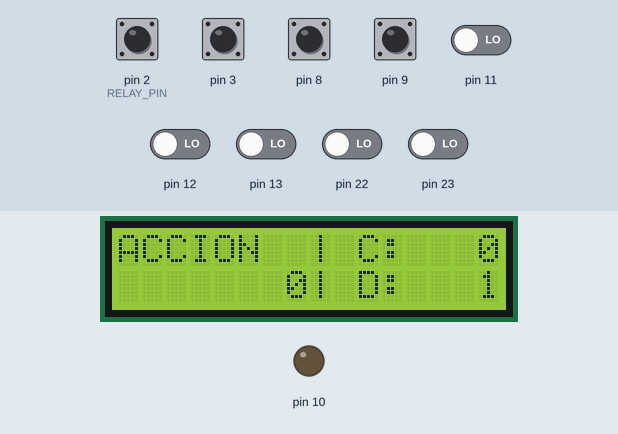
Simulated run of this program. Board: Arduino Pro Mini, built with avr-gcc and run on an emulated ATmega328P. Shown: 16×2 character LCD, output pins drawn as LEDs (lit = HIGH). The test bench sets the inputs (shaded band); at power-on: pin 2 (RELAY_PIN), pin 3, pin 8, pin 9 HIGH, pin 11–13, pin 22, pin 23 LOW. EEPROM starts erased.

Above: at 1.2 s.
1.3 s: pin 3 pulled LOW for 0.15 s
At 1.8 s:
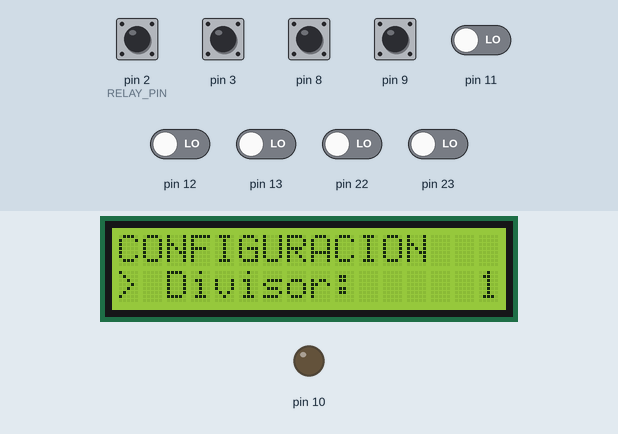
2.9 s: pin 2 (RELAY_PIN) pulled LOW for 0.15 s
At 3.14 s:
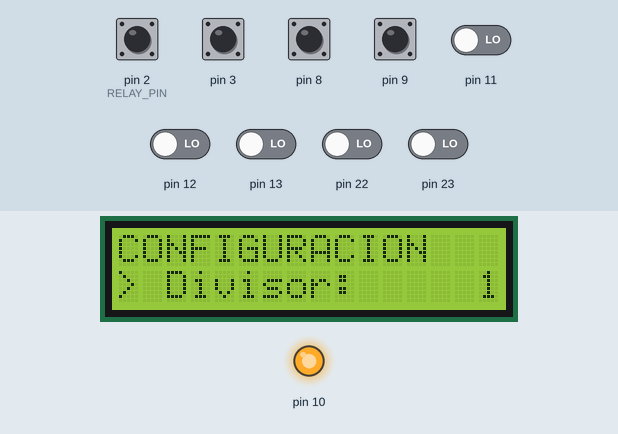
4.8 s: pin 9 pulled LOW for 0.15 s
At 5.7 s:
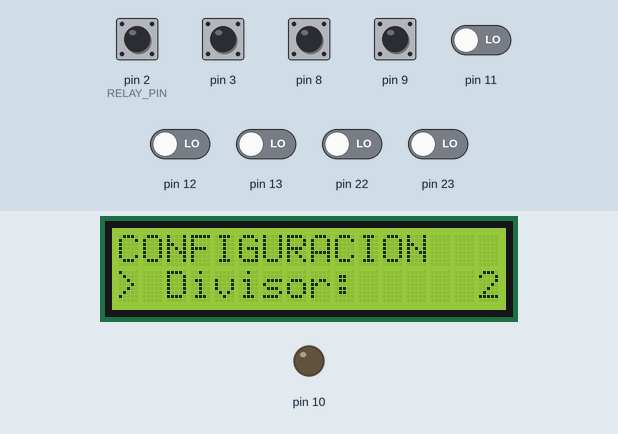
6.4 s: pin 3 pulled LOW for 1 s
At 7.8 s:
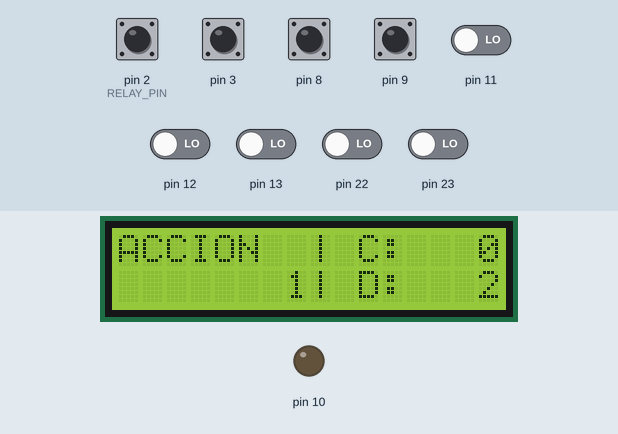
8.9 s: pin 2 (RELAY_PIN) pulled LOW for 1 s
At 9.3 s:
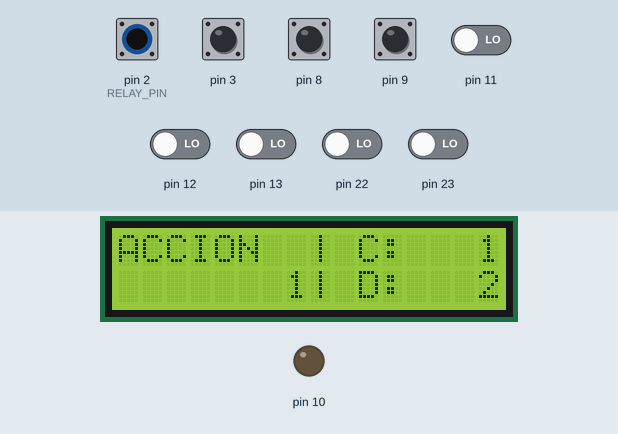
11.4 s: pin 2 (RELAY_PIN) pulled LOW for 0.15 s
At 11.65 s:
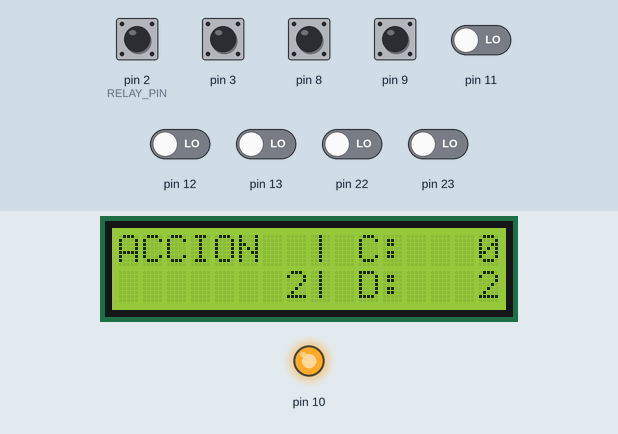
Timing chart, 0 to 14.4 s (numbered marks = the images above; inputs shaded):
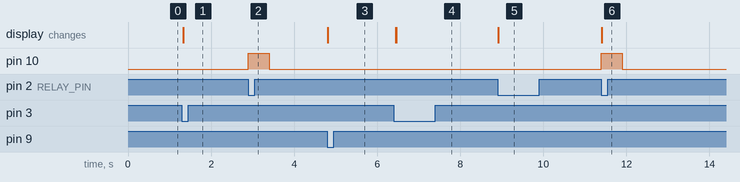

The program:

main.cpp
```cpp
#include <Arduino.h>
#include "Wire.h"
#include "EEPROM.h"
#include "LiquidCrystal_PCF8574.h"

#include "project.h"
#include "fsm.h"
#include "relay.h"
#include "sensor.h"
#include "display.h"

/* DISPLAY GLOBAL DATA */
static display_params_t display_data = { 0 };
static bool sensor_limit_changed = false;
static bool sensor_limit_unsaved = false;

/* APP MODE MANAGEMENT PRIVATE VARIABLES */

static volatile unsigned long mode_button_ts = 0;
static void mode_isr();
static void mode_menuconfig_setup(int state);
static void mode_menuconfig_loop(int state);
static void mode_counter_setup(int state);
static void mode_counter_loop(int state);

/**
 * SCREEN CONTENT
*/
static const char * fmt_str_l16 = "%16s";
static const char * fmt_u16_l4 = "%4u";
static const char * fmt_u32_l8 = "%8u";

static const char * factory_reset_screen = "FACTORY RESET";
static const char * counter_screen[2] = {
  "ACCION  | C:    ",
  "        | D:    "
};
static const char * menuconfig_screen[2] = {
  "CONFIGURACION   ",
  "> Divisor:      "
};

static display_frame_t frame_counter_screen[2] = {
  {
    .type = DISPLAY_TYPE_STR,
    .data = (void*) counter_screen[0],
    .format = fmt_str_l16,
    .pos_x = 0,
    .pos_y = 0
  },
  {
    .type = DISPLAY_TYPE_STR,
    .data = (void*) counter_screen[1],
    .format = fmt_str_l16,
    .pos_x = 0,
    .pos_y = 1
  }
};

static display_frame_t frame_menuconfig_screen[2] = {
  {
    .type = DISPLAY_TYPE_STR,
    .data = (void*) menuconfig_screen[0],
    .format = fmt_str_l16,
    .pos_x = 0,
    .pos_y = 0
  },
  {
    .type = DISPLAY_TYPE_STR,
    .data = (void*) menuconfig_screen[1],
    .format = fmt_str_l16,
    .pos_x = 0,
    .pos_y = 1
  }
};

static display_frame_t frame_limit = {
  .type = DISPLAY_TYPE_U16,
  .data = &(display_data.limit),
  .format = fmt_u16_l4,
  .pos_x = 12,
  .pos_y = 1
};

static display_frame_t frame_counter = {
  .type = DISPLAY_TYPE_U16,
  .data = &(display_data.counter),
  .format = fmt_u16_l4,
  .pos_x = 12,
  .pos_y = 0
};

static display_frame_t frame_actions = {
  .type = DISPLAY_TYPE_U32,
  .data = &(display_data.actions),
  .format = fmt_u32_l8,
  .pos_x = 0,
  .pos_y = 1
};

/**
 * MENU BUTTON IO FUNCTIONS
 */

static void button_down(uint8_t port)
{
  sensor_limit_decrease();
  sensor_limit_changed = true;
}

static void button_up(uint8_t port)
{
  sensor_limit_increase();
  sensor_limit_changed = true;
}

static void mode_isr()
{
  DEBOUNCE_ISR(mode_button_ts, BUTTON_DEBOUNCE_MS);

  /* CHECK AND MOVE FROM CURRENT FSM STATE */

  if (fsm_switch_from_isr(MODE_MENUCONFIG_LOOP, MODE_COUNTER_SETUP) == 0)
  {
    /* SUCCESFUL, EXIT */
    return;
  }

  /* ELSE CHECK LAST ONE */

  fsm_switch_from_isr(MODE_COUNTER_LOOP, MODE_MENUCONFIG_SETUP);
}

static inline void mode_init()
{
  DDRD &= ~(bit(DD3)); /* set PD3 as input (D3 ext int 1) */
  PORTD |= bit(PORT3); /* set PD3 as pullup (D3 ext int 1) */
  attachInterrupt(1, mode_isr, FALLING);

  fsm_add_state(MODE_MENUCONFIG_SETUP, mode_menuconfig_setup);
  fsm_add_state(MODE_MENUCONFIG_LOOP, mode_menuconfig_loop);
  fsm_add_state(MODE_COUNTER_SETUP, mode_counter_setup);
  fsm_add_state(MODE_COUNTER_LOOP, mode_counter_loop);

  fsm_start(INITIAL_MODE);
}


/**
 * GENERAL SETUP
 */
void setup()
{
  /* Initialize instances */

  Wire.begin();

#if CONFIG_USE_SERIAL_OUTPUT
  Serial.begin(9600);
  while (!Serial);
#endif

#if CONFIG_CHECK_I2C_DEVICES
  find_i2c_devices();
#endif

  /* Configure menu buttons and function callbacks */
  menu_button_config(0, button_down);
  menu_button_config(1, button_up);

  /* Initialize display (I2C) */

  display_init();

  /* Check if user requested a factory reset (UP & DOWN buttons pressed) */

  if ((PINB & (bit(PIN0) | bit(PIN1))) == 0)
  {
    EEPROM.begin();
    EEPROM.write(0, 0xFF);
    EEPROM.write(1, 0xFF);

    display_frame_t frame = {
      .type = DISPLAY_TYPE_STR,
      .data = (void*) factory_reset_screen,
      .format = fmt_str_l16,
      .pos_x = 0,
      .pos_y = 0
    };

    display_frame(&frame);

    delay(1000);
  }

  /* Initialize sensor (digital input) */

  sensor_init();

  /* Initialize relayu (digital output) */

  relay_init();

  /* Initialize app mode switch button and callbacks */

  mode_init();

  /* Update variables */

  display_data.limit = sensor_limit_get();

}

/**
 * GENERAL LOOP
 */
void loop()
{
  /* STATE MACHINE LOOP*/

  fsm_loop();

  /* IO CHECK LOOP */

  relay_loop();
}

/**
 * PROGRAMMING MODE SETUP
 */
static void mode_menuconfig_setup(int state)
{
  /* Activate ISR call from menu buttons */

  menu_buttons_activate();

  /* Print display with current display_data */

  display_frame(&frame_menuconfig_screen[0]);
  display_frame(&frame_menuconfig_screen[1]);
  display_frame(&frame_limit);

  /* Switch to next state */

  fsm_switch_to(MODE_MENUCONFIG_LOOP);
}

/**
 * PROGRAMMING MODE LOOP
 */
static void mode_menuconfig_loop(int state)
{
  /* Run menu button callback functions */

  menu_button_loop();

  /* Continue if changes to limit data was made, if not return */

  if (sensor_limit_changed == false)
    return;

  /* Update display */
  sensor_limit_changed = false;
  sensor_limit_unsaved = true;

  display_data.limit = sensor_limit_get();

  display_frame(&frame_limit);
}

/**
 * COUNTER MODE SETUP
 */
static void mode_counter_setup(int state)
{
  /* Deactivate ISR call from menu buttons */

  menu_buttons_deactivate();

  /* Save values if required */

  if (sensor_limit_unsaved == true)
  {
    sensor_limit_unsaved = false;
    sensor_save_settings();
  }

  /* Print display with current display_data */

  display_frame(&frame_counter_screen[0]);
  display_frame(&frame_counter_screen[1]);
  display_frame(&frame_actions);
  display_frame(&frame_counter);
  display_frame(&frame_limit);

  /* Move to next state */

  fsm_switch_to(MODE_COUNTER_LOOP);
}

/**
 * COUNTER MODE LOOP
 */
static void mode_counter_loop(int state)
{
  /* Continue if new data available, if not return */

  if (sensor_data_available() == false)
    return;

  /* Update and display display_data */

  display_data.counter = sensor_counter_get();
  display_data.actions = sensor_actions_get();

  display_frame(&frame_actions);
  display_frame(&frame_counter);
  display_frame(&frame_limit);
}

/**
 * ISR CALLBACK FUNCTIONS
 */

/* PIN CHANGE PORT B ISR (MENU CONTROL) */
ISR(PCINT0_vect)
{
  unsigned long ts = millis();
  menu_button_isr(&ts);
}
```

display.h
```cpp
#ifndef F2866C0B_36CA_4A14_A5AB_70FBB5F2B35F
#define F2866C0B_36CA_4A14_A5AB_70FBB5F2B35F

#include <Arduino.h>

typedef struct {
    uint16_t limit;
    uint16_t counter;
    uint32_t actions;
} display_params_t;

typedef enum {
    DISPLAY_TYPE_U8,
    DISPLAY_TYPE_I8,
    DISPLAY_TYPE_U16,
    DISPLAY_TYPE_I16,
    DISPLAY_TYPE_U32,
    DISPLAY_TYPE_I32,
    DISPLAY_TYPE_STR,

    DISPLAY_TYPE_MAX
} display_type_t;

typedef struct {
    display_type_t type;
    void * data;
    const char * format;
    uint8_t pos_x;
    uint8_t pos_y;
} display_frame_t;

void display_init();
void display_clear();
bool display_frame(display_frame_t * frame);

void menu_button_init();
bool menu_button_config(uint8_t button, void (*f)(uint8_t port));
void menu_button_loop();
void menu_button_isr(const unsigned long * ts);

void menu_buttons_activate();
void menu_buttons_deactivate();


#endif /* F2866C0B_36CA_4A14_A5AB_70FBB5F2B35F */
```

fsm.h
```cpp
#ifndef C7FA984F_986E_411F_9210_A17B66A370C3
#define C7FA984F_986E_411F_9210_A17B66A370C3

#include <stdint.h>

#define FSM_STATES_MAX  4
#define FSM_STATES_TYPEDEF  uint8_t

typedef void (*fsm_function_t)(int state);
typedef FSM_STATES_TYPEDEF fsm_state_t;


int fsm_add_state(fsm_state_t state, fsm_function_t cb);
int fsm_switch_to(fsm_state_t state);
int fsm_switch_from_isr(fsm_state_t from_state, fsm_state_t to_state);
int fsm_start(fsm_state_t state);
int fsm_loop();

#endif /* C7FA984F_986E_411F_9210_A17B66A370C3 */
```

project.h
```cpp
#ifndef F50C7B16_3BD4_460B_A67A_855EA3A986F2
#define F50C7B16_3BD4_460B_A67A_855EA3A986F2

#define CONFIG_LIMIT_EEPROM_ADDR 0

#define MODE_SWITCH_PIN 4

#define MAX_COUNTER_LIMIT 500

#define MENU_BUTTON_UP 0
#define MENU_BUTTON_DN 1
#define RELAY_PIN 2

enum app_mode
{
  MODE_MENUCONFIG_SETUP,
  MODE_MENUCONFIG_LOOP,
  MODE_COUNTER_SETUP,
  MODE_COUNTER_LOOP,

  MODE_MAX
};

#define INITIAL_MODE  MODE_COUNTER_SETUP

#define BUTTON_DEBOUNCE_MS 200
#define SENSOR_DEBOUNCE_MS 500
#define RELAY_WINDOW_MS 500

#define DEBOUNCE_CMP(ts, var, time)   \
  do                              \
  {                               \
    if (ts - var < time)          \
      return;                     \
    var = ts;                     \
  } while (0)

#define DEBOUNCE_ISR(var, time)   \
  do                              \
  {                               \
    unsigned long _ts = millis(); \
    if (_ts - var < time)         \
      return;                     \
    var = _ts;                    \
  } while (0)

#define DEBOUNCE_DO(var, time, todo) \
  do                                 \
  {                                  \
    unsigned long _ts = millis();    \
    if (_ts - var < time)            \
      continue;                      \
    var = _ts;                       \
    todo;                            \
  } while (0)

#endif /* F50C7B16_3BD4_460B_A67A_855EA3A986F2 */
```

relay.h
```cpp
#ifndef A9ECFA3D_F84C_4CDF_865A_89C51A258AD4
#define A9ECFA3D_F84C_4CDF_865A_89C51A258AD4

#include <Arduino.h>

void relay_init();
void relay_on();
void relay_on_from_isr(const unsigned long * ts);
void relay_off();
void relay_loop();
uint8_t relay_status();


#endif /* A9ECFA3D_F84C_4CDF_865A_89C51A258AD4 */
```

sensor.h
```cpp
#ifndef E87ADF19_F27F_4ABF_8C81_A20B1CC7D5E6
#define E87ADF19_F27F_4ABF_8C81_A20B1CC7D5E6

#include <Arduino.h>

void sensor_init();
bool sensor_data_available();
void sensor_limit_set(uint16_t limit);
void sensor_save_settings();
void sensor_limit_increase();
void sensor_limit_decrease();
uint16_t sensor_limit_get();
uint16_t sensor_counter_get();
uint32_t sensor_actions_get();


#endif /* E87ADF19_F27F_4ABF_8C81_A20B1CC7D5E6 */
```

display.cpp
```cpp
#include <Arduino.h>
#include "Wire.h"
#include "LiquidCrystal_PCF8574.h"
#include "project.h"
#include "display.h"

static LiquidCrystal_PCF8574 lcd(0x27);
static unsigned long time_menu = 0;

static void (*button_callaback_vector[8])(uint8_t port) = {0};
static uint8_t button_callaback_mask = 0;
static uint8_t button_pressed_mask = 0;

/**
 *  | 00 01 02 03 04 05 06 07 08  09 10 11 12 13 14 15
 *  |  L  I  M  I  T  E  :                  9  9  9  9
 */

/**
 *  | 00 01 02 03 04 05 06 07 08  09 10 11 12 13 14 15
 *  |  C  :  9  9  9  9     |         L  :  9  9  9  9
 *  |  A  :  9  9  9  9
 */

void display_init()
{
  lcd.begin(16, 2);
  lcd.noCursor();
  lcd.setBacklight(1);
  lcd.clear();
}

void display_clear()
{
  lcd.clear();
}

bool display_frame(display_frame_t *frame)
{
  static char str_buffer[17];

  if (!(frame))
    return false;

  if (!(frame->data))
    return false;

  if (!(frame->format))
    return false;

  if (!(frame->type < DISPLAY_TYPE_MAX))
    return false;

  /* Prepare data format */

  switch (frame->type)
  {
  case DISPLAY_TYPE_U8:
    snprintf(str_buffer, 17, frame->format, *((uint8_t *)frame->data));
    break;
  case DISPLAY_TYPE_I8:
    snprintf(str_buffer, 17, frame->format, *((int8_t *)frame->data));
    break;
  case DISPLAY_TYPE_U16:
    snprintf(str_buffer, 17, frame->format, *((uint16_t *)frame->data));
    break;
  case DISPLAY_TYPE_I16:
    snprintf(str_buffer, 17, frame->format, *((int16_t *)frame->data));
    break;
  case DISPLAY_TYPE_U32:
    snprintf(str_buffer, 17, frame->format, *((uint32_t *)frame->data));
    break;
  case DISPLAY_TYPE_I32:
    snprintf(str_buffer, 17, frame->format, *((int32_t *)frame->data));
    break;
  case DISPLAY_TYPE_STR:
    snprintf(str_buffer, 17, frame->format, (char *)frame->data);
    break;
  default:
    return false;
    break;
  }

  /* Send output to lcd */

  lcd.setCursor(frame->pos_x, frame->pos_y);
  lcd.print(str_buffer);

  return true;
}

void menu_button_init()
{
  PCICR |= bit(PCIE0); // Enable PORT B ISR
}

void menu_button_loop()
{
  if (button_pressed_mask == 0)
    return;

  for (uint8_t pin = 0; pin < 8; pin++)
  {
    if ((button_pressed_mask & bit(pin)) == 0)
      continue;

    button_callaback_vector[pin](button_pressed_mask);
  }

  button_pressed_mask = 0;
}

void menu_button_isr(const unsigned long *ts)
{
  if (*ts - time_menu < BUTTON_DEBOUNCE_MS)
    return;

  button_pressed_mask |= (~(PINB) & button_callaback_mask); /* LOW VALUE = PRESSED*/
  time_menu = *ts;
}

bool menu_button_config(uint8_t button, void (*f)(uint8_t port))
{
  if (!(button < 8))
    return false;

  if (f == NULL)
    return false;

  DDRB &= ~(bit(button)); /* input */
  PORTB |= bit(button);   /* pull-up */
  PCMSK0 |= bit(button);  /* enable pin change interrupt */

  button_callaback_vector[button] = f;
  button_callaback_mask |= bit(button);
  return true;
}

void menu_buttons_activate()
{
  PCICR |= bit(PCIE0); // Enable PORT B ISR
}

void menu_buttons_deactivate()
{
  PCICR &= ~bit(PCIE0); // Enable PORT B ISR
}
```

fsm.cpp
```cpp
#include <errno.h>
#include "fsm.h"

static uint32_t fsm_declared_states;
static fsm_function_t fsm_states[FSM_STATES_MAX];
fsm_state_t fsm_current_state;

uint8_t fsm_started = 0;

int fsm_add_state(fsm_state_t state, fsm_function_t cb)
{
    if (!(state < FSM_STATES_MAX))
        return -ENOMEM;

    if (fsm_declared_states & (1 << state))
        return -EINVAL;

    fsm_declared_states |= (1 << state);
    fsm_states[state] = cb;

    return 0;
}

int fsm_switch_to(fsm_state_t state)
{
    if (!(state < FSM_STATES_MAX))
        return -ENOMEM;

    if (!(fsm_declared_states & (1 << state)))
        return -EINVAL;

    fsm_current_state = state;

    return 0;
}

int fsm_switch_from_isr(fsm_state_t from_state, fsm_state_t to_state)
{
    if (!(from_state == fsm_current_state))
        return -EAGAIN;

    if (!(to_state < FSM_STATES_MAX))
        return -ENOMEM;

    if (!(fsm_declared_states & (1 << to_state)))
        return -EINVAL;

    fsm_current_state = to_state;

    return 0;
}

int fsm_start(fsm_state_t state)
{
    if (fsm_declared_states == 0)
        return -EINVAL;

    if (!(state < FSM_STATES_MAX))
        return -ENOMEM;

    if (!(fsm_declared_states & (1 << state)))
        return -EINVAL;

    fsm_started = 1;
    fsm_current_state = state;

    return 0;
}

int fsm_loop()
{
    if(!fsm_started)
        return -EINVAL;

    fsm_states[fsm_current_state](fsm_current_state);

    return 0;
}
```

i2c_utils.cpp
```cpp
#include <Arduino.h>
#include "Wire.h"

void find_i2c_devices()
{
  int nDevices = 0;

  Serial.begin(9600);
  Serial.println("Scanning...");

  for (byte address = 1; address < 127; ++address)
  {
    // The i2c_scanner uses the return value of
    // the Write.endTransmisstion to see if
    // a device did acknowledge to the address.
    Wire.beginTransmission(address);
    byte error = Wire.endTransmission();

    if (error == 0)
    {
      Serial.print("I2C device found at address 0x");
      if (address < 16)
      {
        Serial.print("0");
      }
      Serial.print(address, HEX);
      Serial.println("  !");

      ++nDevices;
    }
    else if (error == 4)
    {
      Serial.print("Unknown error at address 0x");
      if (address < 16)
      {
        Serial.print("0");
      }
      Serial.println(address, HEX);
    }
    else
    {
      Serial.println(address, HEX);
    }
  }

  if (nDevices == 0)
  {
    Serial.println("No I2C devices found\n");
  }
  else
  {
    Serial.println("done\n");
  }

  delay(5000); // Wait 5 seconds for next scan
}
```

relay.cpp
```cpp
#include "project.h"
#include "relay.h"

static volatile unsigned long time_relay = 0;

/**
 * RELAY IO FUNCTIONS
 */

void relay_init()
{
  DDRB |= (bit(DD2));     // Set pins as outputs
  PORTB &= ~(bit(PORT2)); // Set outputs as LOW
}

uint8_t relay_status()
{
  return ((PINB & bit(PIN2)) > 0);
}

void relay_on()
{
  PORTB |= (bit(PORT2)); // Enable PORT B ISR
  time_relay = millis();
}

void relay_on_from_isr(const unsigned long * ts)
{
  PORTB |= (bit(PORT2)); // Enable PORT B ISR
  time_relay = *ts;
}

void relay_off()
{
  PORTB &= ~(bit(PORT2)); // Enable PORT B ISR
}

void relay_loop()
{
  if (((PINB & bit(PIN2)) == 0))
    return;

  unsigned long ts = millis();

  if (ts - time_relay < RELAY_WINDOW_MS)
    return;

  time_relay = ts;
  relay_off();
}
```

sensor.cpp
```cpp
#include <Arduino.h>
#include "EEPROM.h"

#include "project.h"
#include "sensor.h"
#include "relay.h"

static bool new_data = false;
static uint16_t _limite = 1;
static uint16_t _contador = 0;
static uint32_t _acciones = 0;

static unsigned long time_sensor = 0;

static void sensor_isr()
{
  DEBOUNCE_ISR(time_sensor, SENSOR_DEBOUNCE_MS);

  new_data = true;
  _contador++;
  if (_contador == _limite)
  {
    _contador = 0;
    _acciones++;
    relay_on_from_isr(&time_sensor);
  }
}

void sensor_init()
{
  EEPROM.begin();
  EEPROM.get(CONFIG_LIMIT_EEPROM_ADDR, _limite);
  if (_limite == ((uint16_t)-1))
  {
    _limite = 1;
  }

  DDRD &= ~(bit(DD2)); // set PD3 as input (D3 ext int 1)
  PORTD |= bit(PORT2); // set PD3 as pullup (D3 ext int 1)
  attachInterrupt(0, sensor_isr, FALLING);
}

void sensor_save_settings()
{
  EEPROM.put(CONFIG_LIMIT_EEPROM_ADDR, _limite);
}

void sensor_limit_set(uint16_t limit)
{
    if (limit == 0)
        return;

    _limite = limit;
}

void sensor_limit_increase()
{
    if (_limite < MAX_COUNTER_LIMIT)
    {
      _limite++;
    }
}

void sensor_limit_decrease()
{
    if (_limite > 1)
    {
      _limite--;
    }
}


uint16_t sensor_limit_get()
{
  return _limite;
}


uint16_t sensor_counter_get()
{
    return _contador;
}

uint32_t sensor_actions_get()
{
    return _acciones;
}

bool sensor_data_available()
{
  if (new_data)
  {
    new_data = false;
    return true;
  }

  return false;
}
```

Measured:
- after the input at 1.3 s, the display: changes at once (image 1)
- after the input at 2.9 s, pin 10: LOW → HIGH at once, → LOW 0.50 s later
- after the input at 4.8 s, the display: changes at once (image 3)
- after the input at 6.4 s, the display: first changes after 0.05 s (image 4 shows a later state)
- after the input at 8.9 s, the display: changes at once (image 5)
- after the input at 11.4 s, pin 10: LOW → HIGH at once, → LOW 0.50 s later; the display: changes at once (image 6)
